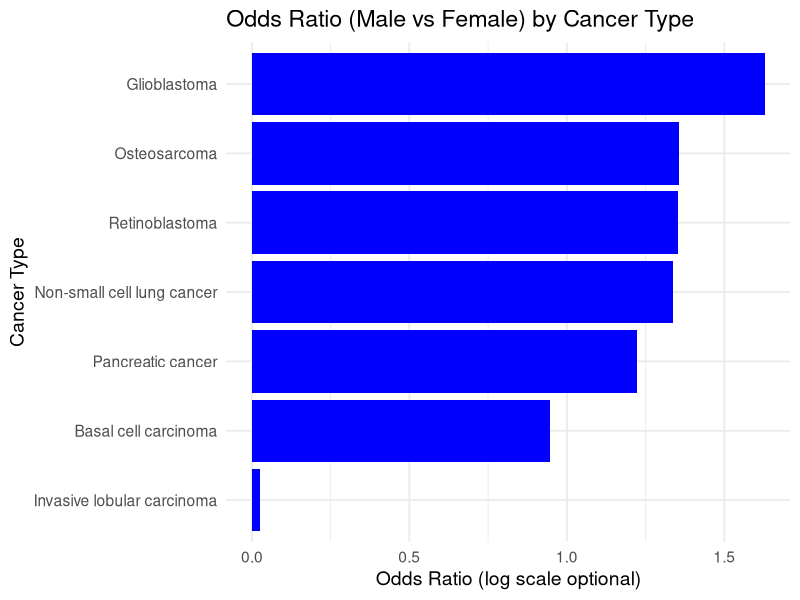

The R script that drew this image:
## ---- chunk 1

# Load libraries
library(dplyr)
library(ggplot2)

# Data
N_male   <- 6000
N_female <- 6500

df <- data.frame(
  Cancer = c("Osteosarcoma",
             "Glioblastoma",
             "Invasive lobular carcinoma",
             "Pancreatic cancer",
             "Retinoblastoma",
             "Basal cell carcinoma",
             "Non-small cell lung cancer"),
  Male_cases   = c(10, 30, 5, 90, 5, 140, 220),
  Female_cases = c(8, 20, 200, 80, 4, 160, 180)
)

# Compute noncases
df <- df %>%
  mutate(
    Male_noncases   = N_male - Male_cases,
    Female_noncases = N_female - Female_cases
  )

# Compute odds ratio
df <- df %>%
  rowwise() %>%
  mutate(
    OR = (Male_cases * Female_noncases) / (Female_cases * Male_noncases)
  ) %>%
  ungroup()

# Order by descending OR
df <- df %>% arrange(desc(OR))

# Plot horizontal bar chart
ggplot(df, aes(x = OR, y = reorder(Cancer, OR))) +
  geom_col(fill = "blue") +
  scale_fill_gradientn(
    colours = c("blue", "black", "red"),
    name = "Odds Ratio"
  ) +
  labs(
    title = "Odds Ratio (Male vs Female) by Cancer Type",
    x = "Odds Ratio (log scale optional)",
    y = "Cancer Type"
  ) +
  theme_minimal(base_size = 14)
